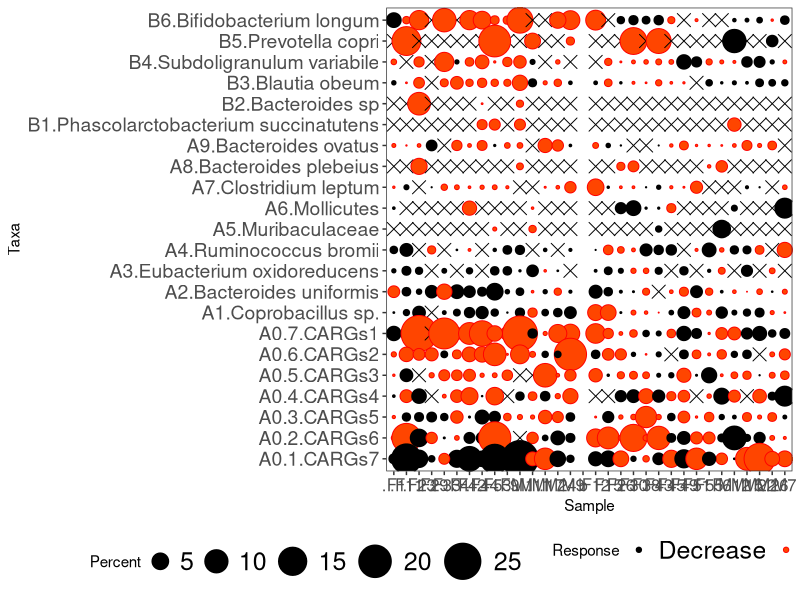

Write the R code that produced this figure.
library(ggplot2)

data(mpg, package="ggplot2")

mpg <- read.csv("template_Sig_taxa.csv")

Percent = mpg$Absolute.Change
Response = as.factor(mpg$Type)

p = ggplot(mpg, aes(Sample,Taxa, color=Response, shape=Response, fill=Response)) +
  geom_point(aes(size=Percent)) +
  scale_color_manual(values = c("black", "red","black")) +
  scale_shape_manual(values = c(21,21,4)) +
  scale_fill_manual (values = c("black", "orangered","black")) +
  scale_size(range = c(0.01, 12)) +
  theme_bw() +
  theme(panel.grid.major=element_line(linetype=3,color="white"), 
       
        axis.text.y = element_text(size = 14),
        axis.text.x = element_text(size = 12), 
        legend.text = element_text(size = 18),
        legend.position = "bottom")
plot(p)
